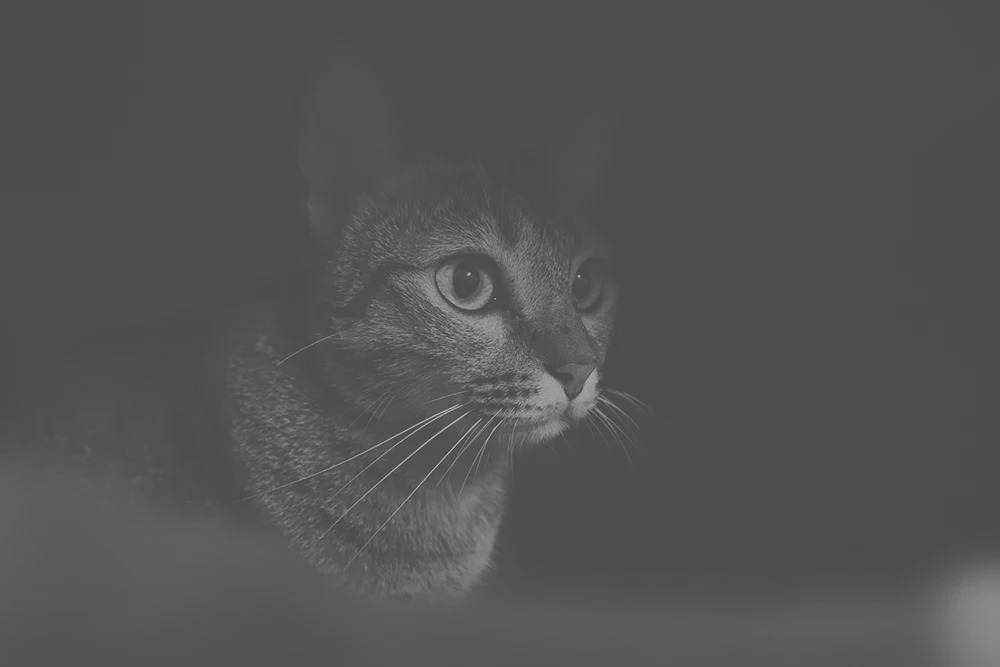
#> input picture sem4/csd212/cat-in-low-dark-gray.jpg, 1000 x 667 px
$ jupyter execute --allow-errors lab3.ipynb
#> lines starting #> are read from the running program, lines starting #| are printed output that depends on the picture; long printed decimals are rounded
# Prerequisite
* Load required packages and load images (already uploaded on  blackboard content) in Colab
* Create your own copy of notebook and add required code snippets in between the questions subsections. Also display the figures at each stage.
*Colab can be exported as a notebook file or Python file by **File > Download .ipynb** or **File > Download .py**. Exported notebook files can be reloaded into Google Colab or used in Jupyter Notebook.
* Please go through [Colab document](https://colab.research.google.com/drive/1YKHHLSlG-B9Ez2-zf-YFxXTVgfC_Aqtt) for further information.

* **Use ONLY tensorflow/pytorch operations and basic numpy operations are allowed**
*Special Exception for this Lab-03. You can use cv2.LUT()

[cell 1]
import numpy as np
import cv2 as cv
from matplotlib import pyplot as plt
from skopt import gp_minimize

[cell 2]
img = cv.imread('cat-in-low-dark-gray.jpg',cv.IMREAD_GRAYSCALE)
#> img is the input picture: shape (667, 1000); min 66, max 188, mean 82.7
print('Image Size is {}'.format(img.shape))
#| Image Size is (667, 1000)
plt.figure(figsize=(5,5))
plt.imshow(img, cmap='gray',vmin=0, vmax=255)
plt.axis('off')
plt.show()

[cell 3]
img_GT = cv.imread('cat-in-dark-gray.jpg',cv.IMREAD_GRAYSCALE)
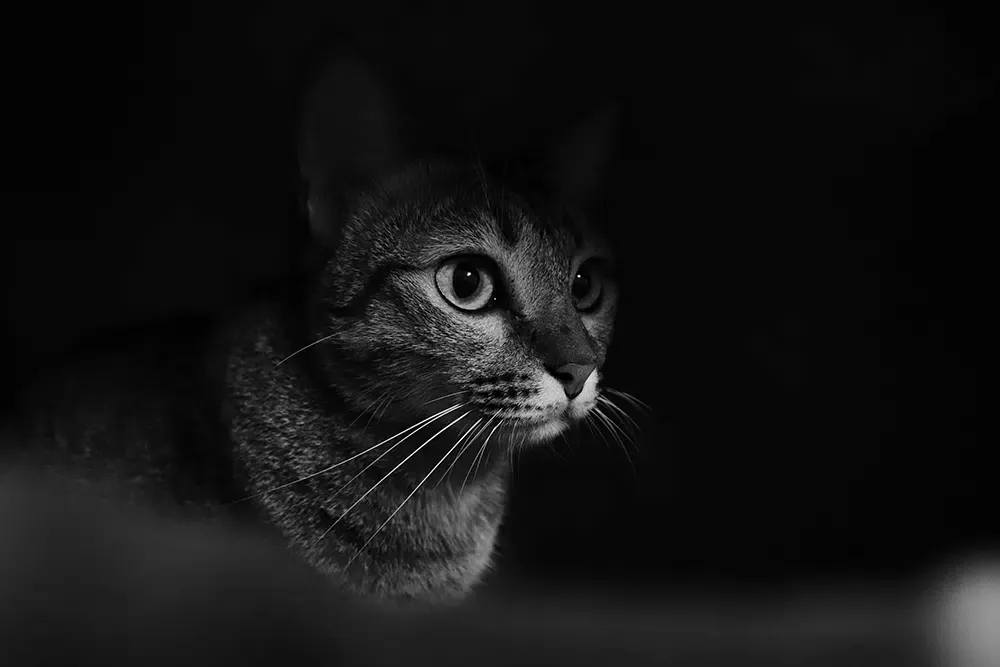
#> input picture sem4/csd212/cat-in-dark-gray.jpg, 1000 x 667 px
#> img_GT: shape (667, 1000); min 0, max 255, mean 18.9
print('Image Size is {}'.format(img_GT.shape))
#| Image Size is (667, 1000)
plt.figure(figsize=(5,5))
plt.imshow(img_GT, cmap='gray',vmin=0, vmax=255)
plt.axis('off')
plt.show()

[cell 4]
img.dtype

#Q1) a)Implement following function in Image "Linear_Contrast_stretching_plot.png" for Contrast Enhancement. Name this function as $lin\_stretch(img, params)$ [3 Marks]
Here $params = [r1,s1,r2,s2]$. Kindly tune the params to get better result.

[cell 5]
stretch_plot = cv.imread('Linear_Contrast_stretching_plot.png')
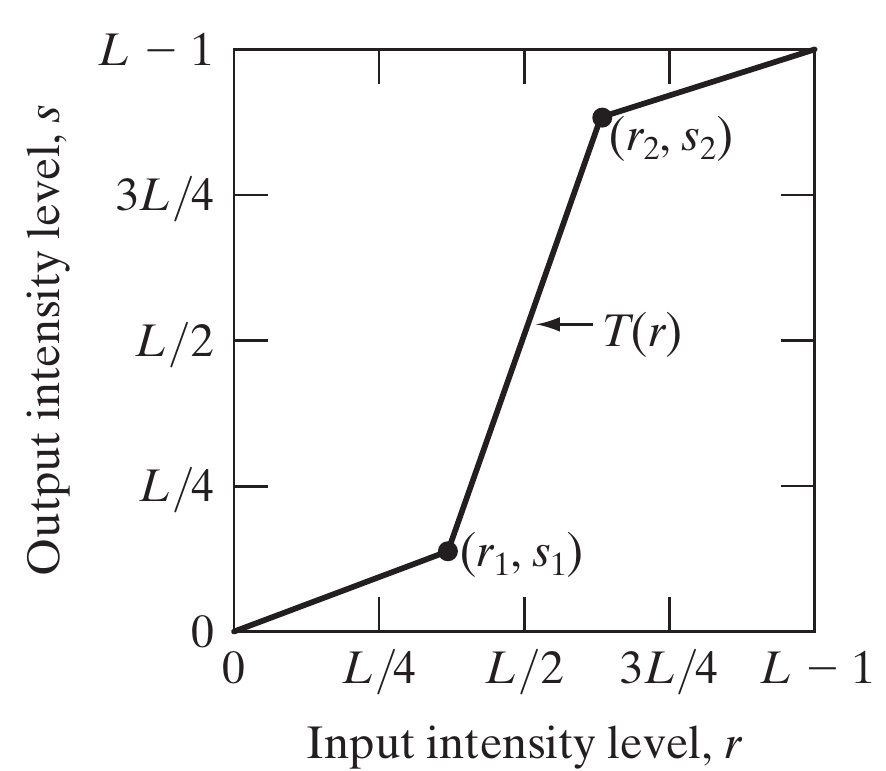
#> input picture sem4/csd212/Linear_Contrast_stretching_plot.png, 886 x 771 px
#> stretch_plot is the input picture: shape (771, 886, 3); mean B, G, R 246.2, 246.2, 246.4
plt.figure(figsize=(5,5))
plt.imshow(stretch_plot)
plt.axis('off')
plt.show()

def lin_stretch(img, params):
    r1, s1, r2, s2 = params

    #output image
    out_img=np.zeros_like(img, dtype=np.float64)

    img=np.clip(img, 0, 255)

    for i in range(img.shape[0]):
        for j in range(img.shape[1]):
            p = img[i, j]
            if p < r1:
                out_img[i, j] = (s1 / r1) * p
            elif r1 <= p <= r2:
                out_img[i, j] = s1 + ((s2 - s1) / (r2 - r1)) * (p - r1)
            else:
                out_img[i, j] = s2 + ((255 - s2) / (255 - r2)) * (p - r2)

    out_img = out_img.astype(np.uint8)
    return out_img

#Q1) b) Apply $lin\_stretch$ function on $img$ and calculate its root mean squared error (RMSE) with $img\_GT$ [2 Marks]

[cell 6]
''''''
params1=[95, 32, 159, 223]
params2=[90, 10, 140, 245]
params3=[64, 64, 192, 255]
out_img1=lin_stretch(img, params1)
out_img2=lin_stretch(img, params2) #img2 produces lesser rmse : 6.879949683404444
out_img3=lin_stretch(img, params3)
#> after the loop in lin_stretch (call 3), `for i in range(img.shape[0]):`:
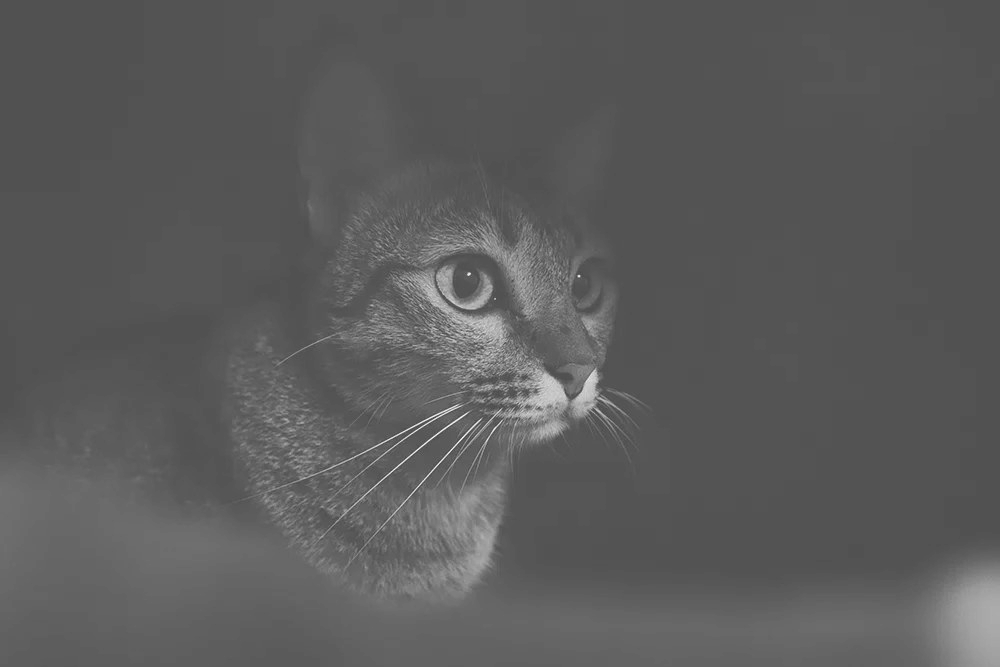
#> out_img: shape (667, 1000) float64; min 66.98, max 249, mean 91.9

print('Image Size is {}'.format(out_img1.shape))
#| Image Size is (667, 1000)
plt.figure(figsize=(5,5))
plt.imshow(out_img2, cmap='gray',vmin=0, vmax=255)
plt.axis('off')
plt.show()

def rmse(out_img, img_gt):

    if out_img.shape != img_gt.shape:
        raise ValueError("Images must have the same dimensions")

    squared_diff = (out_img - img_gt) ** 2
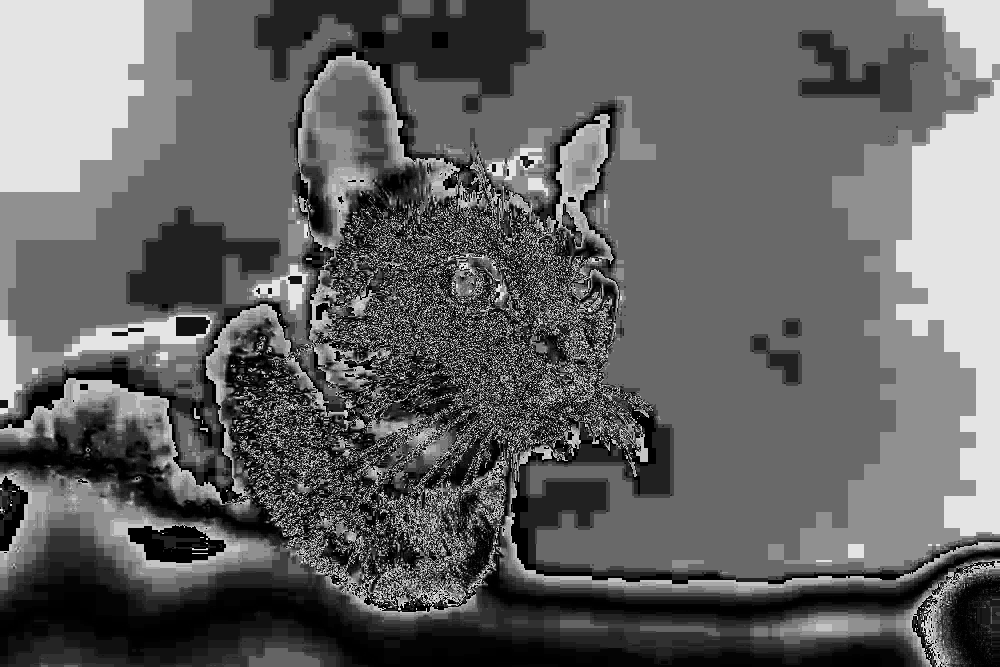
#> squared_diff: shape (667, 1000); min 0, max 228, mean 98.8

    mse = np.mean(squared_diff)
#> mse = 98.85

    rmse_value = np.sqrt(mse)
#> rmse_value = 9.94

    return rmse_value

r1=rmse(out_img1, img_GT)
#> r1 = 9.94
r2=rmse(out_img2, img_GT)
#> in rmse (call 2), `squared_diff = (out_img - img_gt) ** 2`:
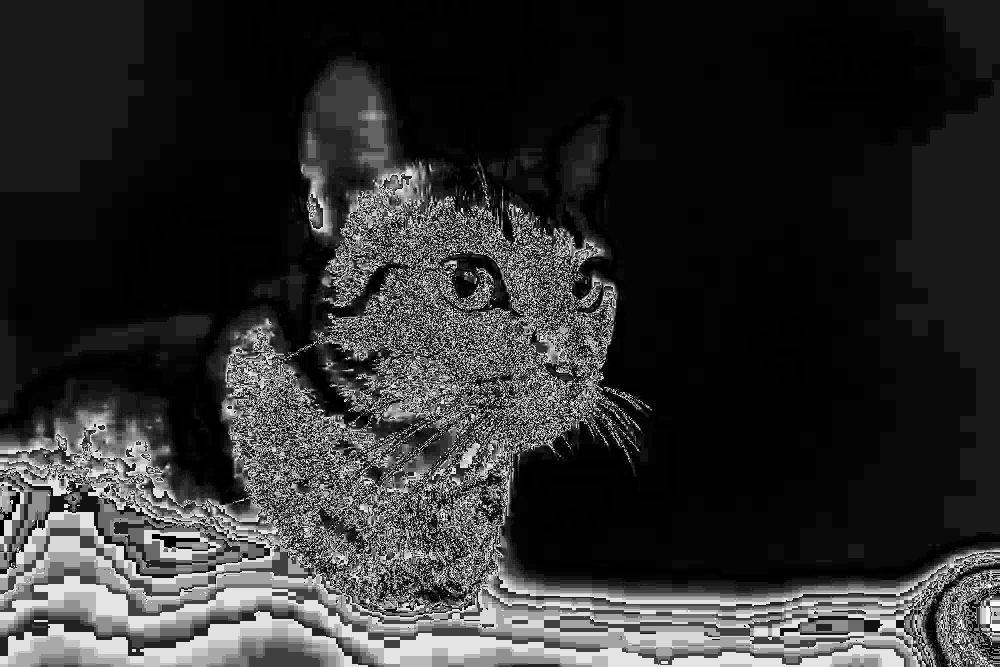
#> squared_diff: shape (667, 1000); min 0, max 249, mean 47.3
#> in rmse (call 2), `mse = np.mean(squared_diff)`: mse = 47.33
#> in rmse (call 2), `rmse_value = np.sqrt(mse)`: rmse_value = 6.88
#> r2 = 6.88
r3=rmse(out_img3, img_GT)
#> in rmse (call 3), `squared_diff = (out_img - img_gt) ** 2`:
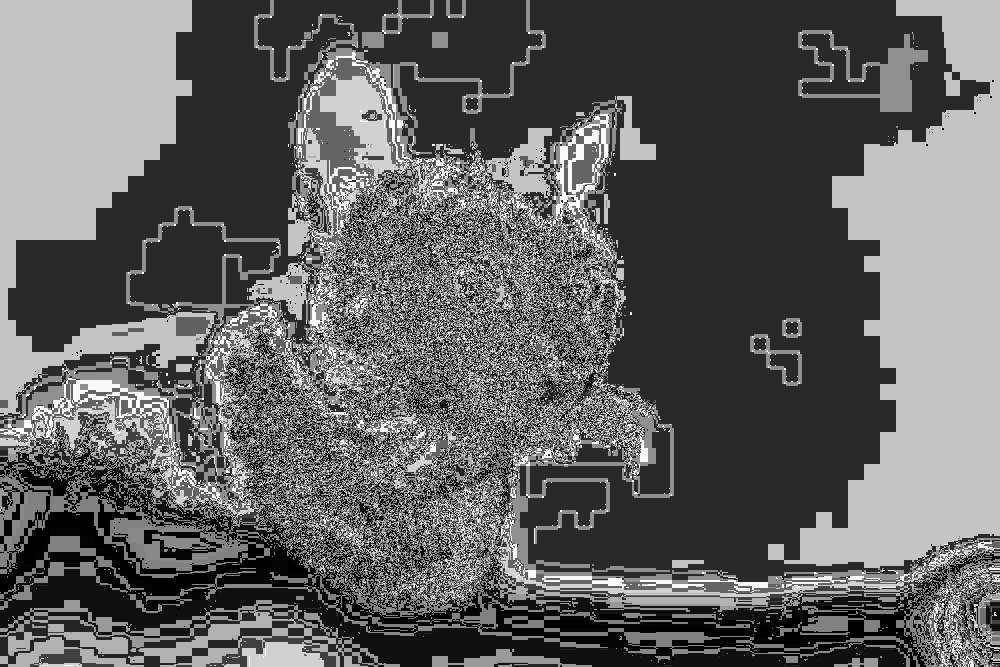
#> squared_diff: shape (667, 1000); min 0, max 249, mean 98.2
#> in rmse (call 3), `mse = np.mean(squared_diff)`: mse = 98.23
#> in rmse (call 3), `rmse_value = np.sqrt(mse)`: rmse_value = 9.91
#> r3 = 9.91

print(r1,",", r2,",", r3)
#| 9.942 , 6.880 , 9.911

print('Image Size is {}'.format(out_img2.shape))
#| Image Size is (667, 1000)
plt.figure(figsize=(5,5))
plt.imshow(out_img2, cmap='gray',vmin=0, vmax=255)
plt.axis('off')
plt.show()

img2 = cv.imread('foggy_noida01_gray.jpg', cv.IMREAD_GRAYSCALE)
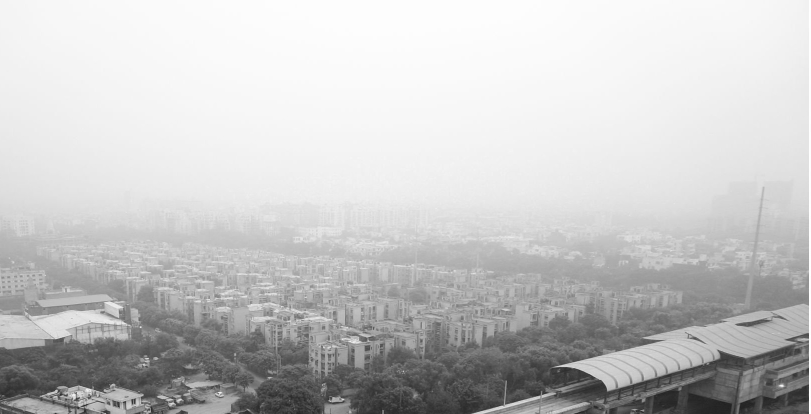
#> input picture sem4/csd212/foggy_noida01_gray.jpg, 1621 x 828 px (shown at 1/2 size)
#> img2 is the input picture: shape (828, 1621); min 21, max 255, mean 197.9
print('Size of image is {}'.format(img2.shape))
#| Size of image is (828, 1621)
print('Minimum and Maximum intensity value in image is ({},{})'.format(np.min(img2) ,np.max(img2)))
#| Minimum and Maximum intensity value in image is (21,255)
plt.figure(figsize=(15,15))
plt.imshow(img2, cmap='gray', vmin=0, vmax=255)
plt.axis('off')
plt.show()

[cell 7]
img2_GT = cv.imread('foggy_noida01_gray_GT.jpg', cv.IMREAD_GRAYSCALE)
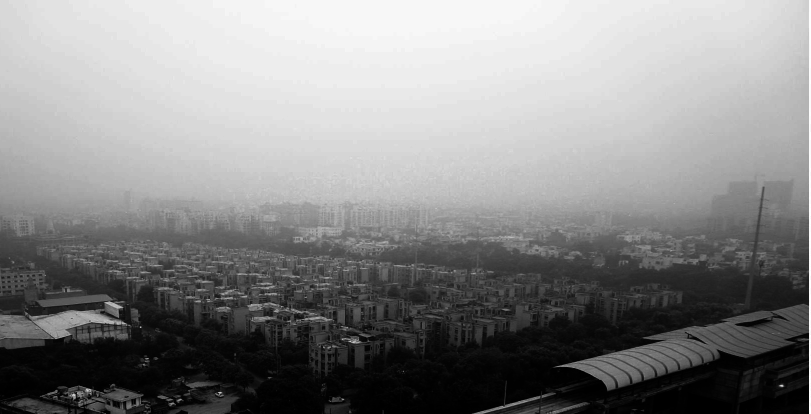
#> input picture sem4/csd212/foggy_noida01_gray_GT.jpg, 1621 x 828 px (shown at 1/2 size)
#> img2_GT is the input picture: shape (828, 1621); min 0, max 255, mean 134.8
print('Size of image is {}'.format(img2_GT.shape))
#| Size of image is (828, 1621)
print('Minimum and Maximum intensity value in image is ({},{})'.format(np.min(img2_GT) ,np.max(img2_GT)))
#| Minimum and Maximum intensity value in image is (0,255)
plt.figure(figsize=(15,15))
plt.imshow(img2_GT, cmap='gray', vmin=0, vmax=255)
plt.axis('off')
plt.show()
